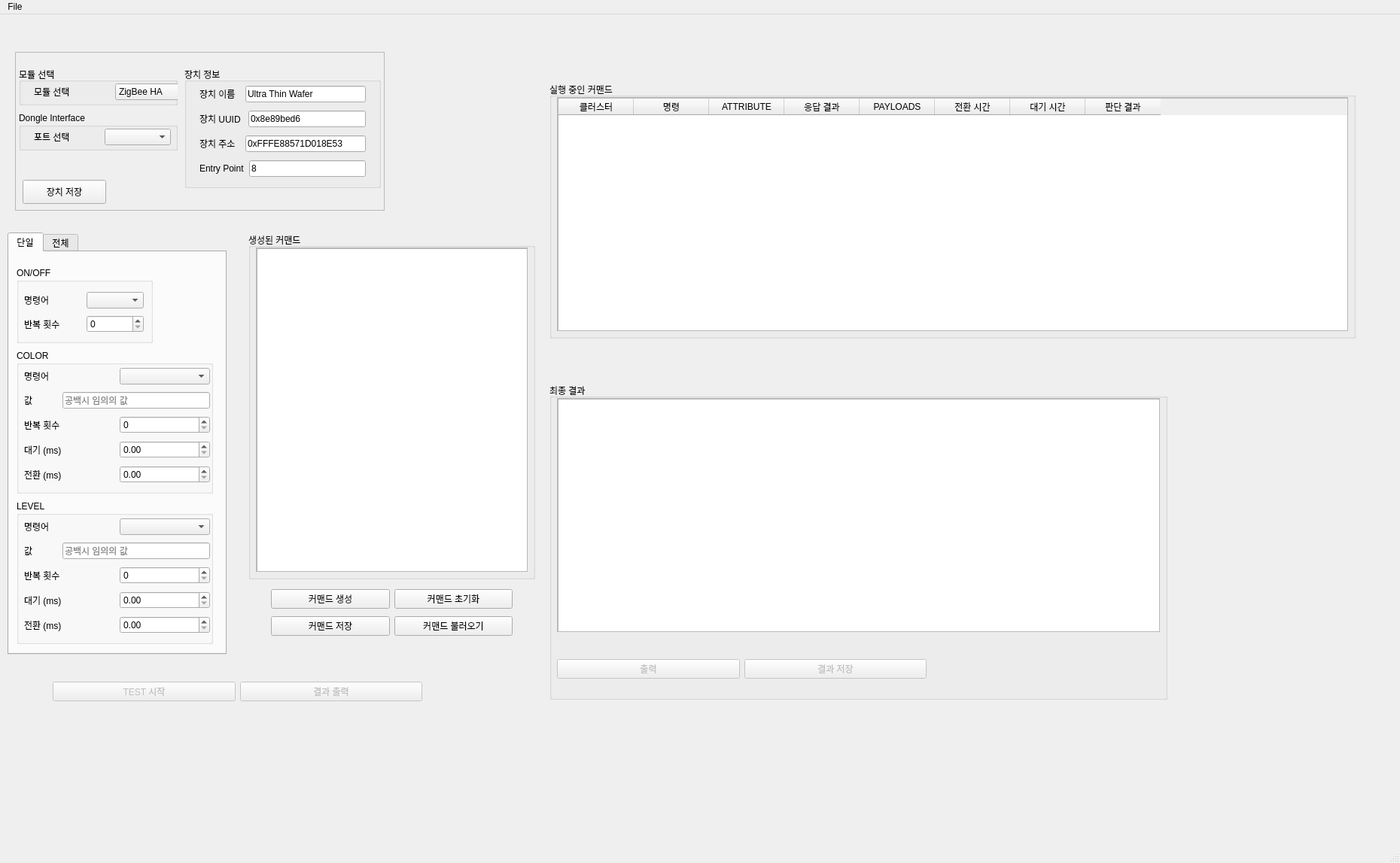
<?xml version="1.0" encoding="UTF-8"?>
<ui version="4.0">
 <class>MainWindow</class>
 <widget class="QMainWindow" name="MainWindow">
  <property name="geometry">
   <rect>
    <x>0</x>
    <y>0</y>
    <width>1860</width>
    <height>1147</height>
   </rect>
  </property>
  <property name="windowTitle">
   <string>MainWindow</string>
  </property>
  <widget class="QWidget" name="centralwidget">
   <widget class="QFrame" name="frame">
    <property name="geometry">
     <rect>
      <x>20</x>
      <y>50</y>
      <width>491</width>
      <height>211</height>
     </rect>
    </property>
    <property name="frameShape">
     <enum>QFrame::StyledPanel</enum>
    </property>
    <property name="frameShadow">
     <enum>QFrame::Raised</enum>
    </property>
    <widget class="QGroupBox" name="group_device">
     <property name="geometry">
      <rect>
       <x>225</x>
       <y>20</y>
       <width>261</width>
       <height>161</height>
      </rect>
     </property>
     <property name="title">
      <string>장치 정보</string>
     </property>
     <widget class="QWidget" name="layoutWidget">
      <property name="geometry">
       <rect>
        <x>20</x>
        <y>20</y>
        <width>221</width>
        <height>131</height>
       </rect>
      </property>
      <layout class="QVBoxLayout" name="verticalLayout">
       <item>
        <layout class="QHBoxLayout" name="horizontalLayout_2">
         <item>
          <widget class="QLabel" name="label_3">
           <property name="text">
            <string>장치 이름  </string>
           </property>
          </widget>
         </item>
         <item>
          <widget class="QLineEdit" name="text_name">
           <property name="text">
            <string>Ultra Thin Wafer</string>
           </property>
          </widget>
         </item>
        </layout>
       </item>
       <item>
        <layout class="QHBoxLayout" name="horizontalLayout_3">
         <item>
          <widget class="QLabel" name="label_4">
           <property name="text">
            <string>장치 UUID </string>
           </property>
          </widget>
         </item>
         <item>
          <widget class="QLineEdit" name="text_uuid">
           <property name="text">
            <string>0x8e89bed6</string>
           </property>
          </widget>
         </item>
        </layout>
       </item>
       <item>
        <layout class="QHBoxLayout" name="horizontalLayout_4">
         <item>
          <widget class="QLabel" name="label_5">
           <property name="text">
            <string>장치 주소  </string>
           </property>
          </widget>
         </item>
         <item>
          <widget class="QLineEdit" name="text_address">
           <property name="text">
            <string>0xFFFE88571D018E53</string>
           </property>
          </widget>
         </item>
        </layout>
       </item>
       <item>
        <layout class="QHBoxLayout" name="horizontalLayout_5">
         <item>
          <widget class="QLabel" name="label_6">
           <property name="text">
            <string>Entry Point</string>
           </property>
          </widget>
         </item>
         <item>
          <widget class="QLineEdit" name="text_entrypoint">
           <property name="text">
            <string>8</string>
           </property>
          </widget>
         </item>
        </layout>
       </item>
      </layout>
     </widget>
    </widget>
    <widget class="QGroupBox" name="group_module">
     <property name="geometry">
      <rect>
       <x>5</x>
       <y>20</y>
       <width>211</width>
       <height>51</height>
      </rect>
     </property>
     <property name="title">
      <string>모듈 선택</string>
     </property>
     <widget class="QWidget" name="layoutWidget">
      <property name="geometry">
       <rect>
        <x>20</x>
        <y>20</y>
        <width>209</width>
        <height>26</height>
       </rect>
      </property>
      <layout class="QHBoxLayout" name="horizontalLayout">
       <item>
        <widget class="QLabel" name="label_2">
         <property name="text">
          <string>모듈 선택</string>
         </property>
        </widget>
       </item>
       <item>
        <widget class="QComboBox" name="combo_module_select">
         <item>
          <property name="text">
           <string>ZigBee HA</string>
          </property>
         </item>
         <item>
          <property name="text">
           <string>ZigBee 3.0</string>
          </property>
         </item>
         <item>
          <property name="text">
           <string>BLE</string>
          </property>
         </item>
         <item>
          <property name="text">
           <string>UART</string>
          </property>
         </item>
        </widget>
       </item>
      </layout>
     </widget>
    </widget>
    <widget class="QPushButton" name="btn_dev_gen">
     <property name="geometry">
      <rect>
       <x>10</x>
       <y>170</y>
       <width>111</width>
       <height>32</height>
      </rect>
     </property>
     <property name="text">
      <string>장치 저장</string>
     </property>
    </widget>
    <widget class="QGroupBox" name="group_module_2">
     <property name="geometry">
      <rect>
       <x>5</x>
       <y>80</y>
       <width>211</width>
       <height>51</height>
      </rect>
     </property>
     <property name="title">
      <string>Dongle Interface</string>
     </property>
     <widget class="QWidget" name="layoutWidget_2">
      <property name="geometry">
       <rect>
        <x>20</x>
        <y>20</y>
        <width>182</width>
        <height>26</height>
       </rect>
      </property>
      <layout class="QHBoxLayout" name="horizontalLayout_14">
       <item>
        <widget class="QLabel" name="label_12">
         <property name="text">
          <string>포트 선택</string>
         </property>
        </widget>
       </item>
       <item>
        <widget class="QComboBox" name="combo_port_select"/>
       </item>
      </layout>
     </widget>
    </widget>
   </widget>
   <widget class="QTabWidget" name="tabWidget">
    <property name="geometry">
     <rect>
      <x>10</x>
      <y>290</y>
      <width>291</width>
      <height>561</height>
     </rect>
    </property>
    <property name="currentIndex">
     <number>0</number>
    </property>
    <widget class="QWidget" name="each">
     <attribute name="title">
      <string>단일</string>
     </attribute>
     <widget class="QGroupBox" name="group_onoff">
      <property name="geometry">
       <rect>
        <x>10</x>
        <y>20</y>
        <width>181</width>
        <height>101</height>
       </rect>
      </property>
      <property name="title">
       <string>ON/OFF</string>
      </property>
      <widget class="QWidget" name="layoutWidget">
       <property name="geometry">
        <rect>
         <x>0</x>
         <y>0</y>
         <width>2</width>
         <height>2</height>
        </rect>
       </property>
       <layout class="QHBoxLayout" name="horizontalLayout_19"/>
      </widget>
      <widget class="QWidget" name="layoutWidget">
       <property name="geometry">
        <rect>
         <x>10</x>
         <y>30</y>
         <width>159</width>
         <height>62</height>
        </rect>
       </property>
       <layout class="QVBoxLayout" name="verticalLayout_2">
        <item>
         <layout class="QHBoxLayout" name="horizontalLayout_23">
          <item>
           <widget class="QLabel" name="label">
            <property name="text">
             <string>명령어</string>
            </property>
           </widget>
          </item>
          <item>
           <widget class="QComboBox" name="onoff_commands"/>
          </item>
         </layout>
        </item>
        <item>
         <layout class="QHBoxLayout" name="horizontalLayout_6">
          <item>
           <widget class="QLabel" name="label_spinbox_onoff">
            <property name="text">
             <string>반복 횟수</string>
            </property>
           </widget>
          </item>
          <item>
           <widget class="QSpinBox" name="count_onoff"/>
          </item>
         </layout>
        </item>
       </layout>
      </widget>
     </widget>
     <widget class="QGroupBox" name="group_color">
      <property name="geometry">
       <rect>
        <x>10</x>
        <y>130</y>
        <width>261</width>
        <height>191</height>
       </rect>
      </property>
      <property name="title">
       <string>COLOR</string>
      </property>
      <widget class="QWidget" name="layoutWidget">
       <property name="geometry">
        <rect>
         <x>10</x>
         <y>20</y>
         <width>247</width>
         <height>164</height>
        </rect>
       </property>
       <layout class="QVBoxLayout" name="verticalLayout_3">
        <item>
         <layout class="QHBoxLayout" name="horizontalLayout_21">
          <item>
           <widget class="QLabel" name="label_17">
            <property name="text">
             <string>명령어</string>
            </property>
           </widget>
          </item>
          <item>
           <widget class="QComboBox" name="color_commands"/>
          </item>
         </layout>
        </item>
        <item>
         <layout class="QHBoxLayout" name="horizontalLayout_7">
          <item>
           <widget class="QLabel" name="label_8">
            <property name="text">
             <string>값          </string>
            </property>
           </widget>
          </item>
          <item>
           <widget class="QLineEdit" name="text_color">
            <property name="placeholderText">
             <string>공백시 임의의 값</string>
            </property>
           </widget>
          </item>
         </layout>
        </item>
        <item>
         <layout class="QHBoxLayout" name="horizontalLayout_8">
          <item>
           <widget class="QLabel" name="label_9">
            <property name="text">
             <string>반복 횟수</string>
            </property>
           </widget>
          </item>
          <item>
           <widget class="QSpinBox" name="count_color"/>
          </item>
         </layout>
        </item>
        <item>
         <layout class="QHBoxLayout" name="horizontalLayout_17">
          <item>
           <widget class="QLabel" name="label_16">
            <property name="text">
             <string>대기 (ms)</string>
            </property>
           </widget>
          </item>
          <item>
           <widget class="QDoubleSpinBox" name="wait_color"/>
          </item>
         </layout>
        </item>
        <item>
         <layout class="QHBoxLayout" name="horizontalLayout_16">
          <item>
           <widget class="QLabel" name="label_15">
            <property name="text">
             <string>전환 (ms)</string>
            </property>
           </widget>
          </item>
          <item>
           <widget class="QDoubleSpinBox" name="transit_color"/>
          </item>
         </layout>
        </item>
       </layout>
      </widget>
     </widget>
     <widget class="QGroupBox" name="group_level">
      <property name="geometry">
       <rect>
        <x>10</x>
        <y>330</y>
        <width>261</width>
        <height>191</height>
       </rect>
      </property>
      <property name="title">
       <string>LEVEL</string>
      </property>
      <widget class="QWidget" name="layoutWidget">
       <property name="geometry">
        <rect>
         <x>10</x>
         <y>20</y>
         <width>247</width>
         <height>164</height>
        </rect>
       </property>
       <layout class="QVBoxLayout" name="verticalLayout_4">
        <item>
         <layout class="QHBoxLayout" name="horizontalLayout_22">
          <item>
           <widget class="QLabel" name="label_18">
            <property name="text">
             <string>명령어</string>
            </property>
           </widget>
          </item>
          <item>
           <widget class="QComboBox" name="level_commands"/>
          </item>
         </layout>
        </item>
        <item>
         <layout class="QHBoxLayout" name="horizontalLayout_9">
          <item>
           <widget class="QLabel" name="label_10">
            <property name="text">
             <string>값          </string>
            </property>
           </widget>
          </item>
          <item>
           <widget class="QLineEdit" name="text_level">
            <property name="placeholderText">
             <string>공백시 임의의 값</string>
            </property>
           </widget>
          </item>
         </layout>
        </item>
        <item>
         <layout class="QHBoxLayout" name="horizontalLayout_10">
          <item>
           <widget class="QLabel" name="label_11">
            <property name="text">
             <string>반복 횟수</string>
            </property>
           </widget>
          </item>
          <item>
           <widget class="QSpinBox" name="count_level"/>
          </item>
         </layout>
        </item>
        <item>
         <layout class="QHBoxLayout" name="horizontalLayout_13">
          <item>
           <widget class="QLabel" name="label_13">
            <property name="text">
             <string>대기 (ms)</string>
            </property>
           </widget>
          </item>
          <item>
           <widget class="QDoubleSpinBox" name="wait_level"/>
          </item>
         </layout>
        </item>
        <item>
         <layout class="QHBoxLayout" name="horizontalLayout_15">
          <item>
           <widget class="QLabel" name="label_14">
            <property name="text">
             <string>전환 (ms)</string>
            </property>
           </widget>
          </item>
          <item>
           <widget class="QDoubleSpinBox" name="transit_level"/>
          </item>
         </layout>
        </item>
       </layout>
      </widget>
     </widget>
    </widget>
    <widget class="QWidget" name="entire">
     <attribute name="title">
      <string>전체</string>
     </attribute>
     <widget class="QGroupBox" name="group_level_3">
      <property name="geometry">
       <rect>
        <x>10</x>
        <y>290</y>
        <width>231</width>
        <height>141</height>
       </rect>
      </property>
      <property name="title">
       <string>LEVEL</string>
      </property>
      <widget class="QWidget" name="layoutWidget_67">
       <property name="geometry">
        <rect>
         <x>10</x>
         <y>20</y>
         <width>211</width>
         <height>27</height>
        </rect>
       </property>
       <layout class="QHBoxLayout" name="horizontalLayout_70">
        <item>
         <widget class="QLabel" name="label_61">
          <property name="text">
           <string>값          </string>
          </property>
         </widget>
        </item>
        <item>
         <widget class="QLineEdit" name="text_level_7">
          <property name="placeholderText">
           <string>공백시 임의의 값</string>
          </property>
         </widget>
        </item>
       </layout>
      </widget>
      <widget class="QWidget" name="layoutWidget_68">
       <property name="geometry">
        <rect>
         <x>10</x>
         <y>50</y>
         <width>210</width>
         <height>27</height>
        </rect>
       </property>
       <layout class="QHBoxLayout" name="horizontalLayout_71">
        <item>
         <widget class="QLabel" name="label_62">
          <property name="text">
           <string>반복 횟수</string>
          </property>
         </widget>
        </item>
        <item>
         <widget class="QSpinBox" name="spin_level_7"/>
        </item>
       </layout>
      </widget>
      <widget class="QWidget" name="layoutWidget_69">
       <property name="geometry">
        <rect>
         <x>10</x>
         <y>80</y>
         <width>210</width>
         <height>27</height>
        </rect>
       </property>
       <layout class="QHBoxLayout" name="horizontalLayout_72">
        <item>
         <widget class="QLabel" name="label_63">
          <property name="text">
           <string>대기 (ms)</string>
          </property>
         </widget>
        </item>
        <item>
         <widget class="QDoubleSpinBox" name="doubleSpinBox_27"/>
        </item>
       </layout>
      </widget>
      <widget class="QWidget" name="layoutWidget_70">
       <property name="geometry">
        <rect>
         <x>10</x>
         <y>110</y>
         <width>210</width>
         <height>27</height>
        </rect>
       </property>
       <layout class="QHBoxLayout" name="horizontalLayout_73">
        <item>
         <widget class="QLabel" name="label_64">
          <property name="text">
           <string>전환 (ms)</string>
          </property>
         </widget>
        </item>
        <item>
         <widget class="QDoubleSpinBox" name="doubleSpinBox_28"/>
        </item>
       </layout>
      </widget>
     </widget>
     <widget class="QGroupBox" name="group_color_3">
      <property name="geometry">
       <rect>
        <x>10</x>
        <y>140</y>
        <width>231</width>
        <height>141</height>
       </rect>
      </property>
      <property name="title">
       <string>COLOR</string>
      </property>
      <widget class="QWidget" name="layoutWidget_63">
       <property name="geometry">
        <rect>
         <x>10</x>
         <y>20</y>
         <width>211</width>
         <height>27</height>
        </rect>
       </property>
       <layout class="QHBoxLayout" name="horizontalLayout_66">
        <item>
         <widget class="QLabel" name="label_57">
          <property name="text">
           <string>값          </string>
          </property>
         </widget>
        </item>
        <item>
         <widget class="QLineEdit" name="text_color_7">
          <property name="placeholderText">
           <string>공백시 임의의 값</string>
          </property>
         </widget>
        </item>
       </layout>
      </widget>
      <widget class="QWidget" name="layoutWidget_64">
       <property name="geometry">
        <rect>
         <x>10</x>
         <y>50</y>
         <width>210</width>
         <height>27</height>
        </rect>
       </property>
       <layout class="QHBoxLayout" name="horizontalLayout_67">
        <item>
         <widget class="QLabel" name="label_58">
          <property name="text">
           <string>반복 횟수</string>
          </property>
         </widget>
        </item>
        <item>
         <widget class="QSpinBox" name="spin_color_7"/>
        </item>
       </layout>
      </widget>
      <widget class="QWidget" name="layoutWidget_65">
       <property name="geometry">
        <rect>
         <x>10</x>
         <y>80</y>
         <width>210</width>
         <height>27</height>
        </rect>
       </property>
       <layout class="QHBoxLayout" name="horizontalLayout_68">
        <item>
         <widget class="QLabel" name="label_59">
          <property name="text">
           <string>대기 (ms)</string>
          </property>
         </widget>
        </item>
        <item>
         <widget class="QDoubleSpinBox" name="doubleSpinBox_25"/>
        </item>
       </layout>
      </widget>
      <widget class="QWidget" name="layoutWidget_66">
       <property name="geometry">
        <rect>
         <x>10</x>
         <y>110</y>
         <width>210</width>
         <height>27</height>
        </rect>
       </property>
       <layout class="QHBoxLayout" name="horizontalLayout_69">
        <item>
         <widget class="QLabel" name="label_60">
          <property name="text">
           <string>전환 (ms)</string>
          </property>
         </widget>
        </item>
        <item>
         <widget class="QDoubleSpinBox" name="doubleSpinBox_26"/>
        </item>
       </layout>
      </widget>
     </widget>
     <widget class="QGroupBox" name="group_onoff_3">
      <property name="geometry">
       <rect>
        <x>10</x>
        <y>20</y>
        <width>231</width>
        <height>111</height>
       </rect>
      </property>
      <property name="title">
       <string>ON/OFF</string>
      </property>
      <widget class="QWidget" name="layoutWidget_61">
       <property name="geometry">
        <rect>
         <x>10</x>
         <y>30</y>
         <width>103</width>
         <height>82</height>
        </rect>
       </property>
       <layout class="QVBoxLayout" name="verticalLayout_8">
        <item>
         <widget class="QCheckBox" name="chkbox_on_7">
          <property name="text">
           <string>ON</string>
          </property>
         </widget>
        </item>
        <item>
         <widget class="QCheckBox" name="chkbox_off_7">
          <property name="text">
           <string>OFF</string>
          </property>
         </widget>
        </item>
        <item>
         <widget class="QCheckBox" name="chkbox_toggle_7">
          <property name="enabled">
           <bool>false</bool>
          </property>
          <property name="text">
           <string>TOGGLE</string>
          </property>
         </widget>
        </item>
       </layout>
      </widget>
      <widget class="QWidget" name="layoutWidget_62">
       <property name="geometry">
        <rect>
         <x>100</x>
         <y>30</y>
         <width>138</width>
         <height>27</height>
        </rect>
       </property>
       <layout class="QHBoxLayout" name="horizontalLayout_65">
        <item>
         <widget class="QLabel" name="label_spin_onoff_7">
          <property name="text">
           <string>반복 횟수</string>
          </property>
         </widget>
        </item>
        <item>
         <widget class="QSpinBox" name="spin_onoff_7"/>
        </item>
       </layout>
      </widget>
     </widget>
     <widget class="QGroupBox" name="group_level_4">
      <property name="geometry">
       <rect>
        <x>10</x>
        <y>440</y>
        <width>231</width>
        <height>61</height>
       </rect>
      </property>
      <property name="title">
       <string>전체 반복 횟수</string>
      </property>
      <widget class="QWidget" name="layoutWidget_72">
       <property name="geometry">
        <rect>
         <x>10</x>
         <y>20</y>
         <width>210</width>
         <height>27</height>
        </rect>
       </property>
       <layout class="QHBoxLayout" name="horizontalLayout_75">
        <item>
         <widget class="QLabel" name="label_66">
          <property name="text">
           <string>전체 반복</string>
          </property>
         </widget>
        </item>
        <item>
         <widget class="QSpinBox" name="entire_iter"/>
        </item>
       </layout>
      </widget>
     </widget>
    </widget>
   </widget>
   <widget class="QGroupBox" name="group_executing">
    <property name="geometry">
     <rect>
      <x>730</x>
      <y>90</y>
      <width>1071</width>
      <height>341</height>
     </rect>
    </property>
    <property name="title">
     <string>실행 중인 커맨드</string>
    </property>
    <widget class="QScrollArea" name="scrollArea_2">
     <property name="geometry">
      <rect>
       <x>10</x>
       <y>20</y>
       <width>1051</width>
       <height>311</height>
      </rect>
     </property>
     <property name="widgetResizable">
      <bool>true</bool>
     </property>
     <widget class="QWidget" name="scrollAreaWidgetContents_3">
      <property name="geometry">
       <rect>
        <x>0</x>
        <y>0</y>
        <width>1049</width>
        <height>309</height>
       </rect>
      </property>
      <widget class="QTableWidget" name="table_current_result">
       <property name="geometry">
        <rect>
         <x>0</x>
         <y>0</y>
         <width>1051</width>
         <height>311</height>
        </rect>
       </property>
       <column>
        <property name="text">
         <string>클러스터</string>
        </property>
       </column>
       <column>
        <property name="text">
         <string>명령</string>
        </property>
       </column>
       <column>
        <property name="text">
         <string>ATTRIBUTE</string>
        </property>
       </column>
       <column>
        <property name="text">
         <string>응답 결과</string>
        </property>
       </column>
       <column>
        <property name="text">
         <string>PAYLOADS</string>
        </property>
       </column>
       <column>
        <property name="text">
         <string>전환 시간</string>
        </property>
       </column>
       <column>
        <property name="text">
         <string>대기 시간</string>
        </property>
       </column>
       <column>
        <property name="text">
         <string>판단 결과</string>
        </property>
       </column>
      </widget>
     </widget>
    </widget>
   </widget>
   <widget class="QGroupBox" name="group_result">
    <property name="geometry">
     <rect>
      <x>730</x>
      <y>490</y>
      <width>821</width>
      <height>421</height>
     </rect>
    </property>
    <property name="title">
     <string>최종 결과</string>
    </property>
    <widget class="QScrollArea" name="scrollArea_3">
     <property name="geometry">
      <rect>
       <x>10</x>
       <y>20</y>
       <width>801</width>
       <height>311</height>
      </rect>
     </property>
     <property name="widgetResizable">
      <bool>true</bool>
     </property>
     <widget class="QWidget" name="scrollAreaWidgetContents_4">
      <property name="geometry">
       <rect>
        <x>0</x>
        <y>0</y>
        <width>799</width>
        <height>309</height>
       </rect>
      </property>
      <widget class="QListWidget" name="list_result">
       <property name="geometry">
        <rect>
         <x>0</x>
         <y>0</y>
         <width>801</width>
         <height>311</height>
        </rect>
       </property>
      </widget>
     </widget>
    </widget>
    <widget class="QWidget" name="layoutWidget_3">
     <property name="geometry">
      <rect>
       <x>10</x>
       <y>350</y>
       <width>491</width>
       <height>61</height>
      </rect>
     </property>
     <layout class="QHBoxLayout" name="horizontalLayout_18">
      <item>
       <widget class="QPushButton" name="btn_test_start_2">
        <property name="enabled">
         <bool>false</bool>
        </property>
        <property name="text">
         <string>출력</string>
        </property>
       </widget>
      </item>
      <item>
       <widget class="QPushButton" name="btn_result_print_2">
        <property name="enabled">
         <bool>false</bool>
        </property>
        <property name="text">
         <string>결과 저장</string>
        </property>
       </widget>
      </item>
     </layout>
    </widget>
   </widget>
   <widget class="QWidget" name="layoutWidget">
    <property name="geometry">
     <rect>
      <x>70</x>
      <y>870</y>
      <width>491</width>
      <height>61</height>
     </rect>
    </property>
    <layout class="QHBoxLayout" name="horizontalLayout_12">
     <item>
      <widget class="QPushButton" name="btn_test_start">
       <property name="enabled">
        <bool>false</bool>
       </property>
       <property name="text">
        <string>TEST 시작</string>
       </property>
      </widget>
     </item>
     <item>
      <widget class="QPushButton" name="btn_result_print">
       <property name="enabled">
        <bool>false</bool>
       </property>
       <property name="text">
        <string>결과 출력</string>
       </property>
      </widget>
     </item>
    </layout>
   </widget>
   <widget class="QGroupBox" name="group_cmds">
    <property name="geometry">
     <rect>
      <x>330</x>
      <y>290</y>
      <width>381</width>
      <height>461</height>
     </rect>
    </property>
    <property name="title">
     <string>생성된 커맨드</string>
    </property>
    <widget class="QScrollArea" name="scroll_cmds">
     <property name="geometry">
      <rect>
       <x>10</x>
       <y>20</y>
       <width>361</width>
       <height>431</height>
      </rect>
     </property>
     <property name="widgetResizable">
      <bool>true</bool>
     </property>
     <widget class="QWidget" name="scrollAreaWidgetContents_2">
      <property name="geometry">
       <rect>
        <x>0</x>
        <y>0</y>
        <width>359</width>
        <height>429</height>
       </rect>
      </property>
      <widget class="QListWidget" name="list_gen_cmd">
       <property name="geometry">
        <rect>
         <x>0</x>
         <y>0</y>
         <width>361</width>
         <height>431</height>
        </rect>
       </property>
       <property name="dragEnabled">
        <bool>true</bool>
       </property>
       <property name="dragDropOverwriteMode">
        <bool>false</bool>
       </property>
       <property name="dragDropMode">
        <enum>QAbstractItemView::DragDrop</enum>
       </property>
       <property name="defaultDropAction">
        <enum>Qt::MoveAction</enum>
       </property>
       <property name="alternatingRowColors">
        <bool>true</bool>
       </property>
       <property name="movement">
        <enum>QListView::Free</enum>
       </property>
      </widget>
     </widget>
    </widget>
   </widget>
   <widget class="QWidget" name="layoutWidget">
    <property name="geometry">
     <rect>
      <x>360</x>
      <y>760</y>
      <width>321</width>
      <height>71</height>
     </rect>
    </property>
    <layout class="QVBoxLayout" name="verticalLayout_9">
     <item>
      <layout class="QHBoxLayout" name="horizontalLayout_11">
       <item>
        <widget class="QPushButton" name="btn_cmd_gen">
         <property name="text">
          <string>커맨드 생성</string>
         </property>
        </widget>
       </item>
       <item>
        <widget class="QPushButton" name="btn_cmd_reset">
         <property name="text">
          <string>커맨드 초기화</string>
         </property>
        </widget>
       </item>
      </layout>
     </item>
     <item>
      <layout class="QHBoxLayout" name="horizontalLayout_74">
       <item>
        <widget class="QPushButton" name="btn_cmd_save">
         <property name="text">
          <string>커맨드 저장</string>
         </property>
        </widget>
       </item>
       <item>
        <widget class="QPushButton" name="btn_cmd_load">
         <property name="text">
          <string>커맨드 불러오기</string>
         </property>
        </widget>
       </item>
      </layout>
     </item>
    </layout>
   </widget>
  </widget>
  <widget class="QStatusBar" name="statusbar"/>
  <widget class="QMenuBar" name="menuBar">
   <property name="geometry">
    <rect>
     <x>0</x>
     <y>0</y>
     <width>1860</width>
     <height>26</height>
    </rect>
   </property>
   <widget class="QMenu" name="menuFile">
    <property name="title">
     <string>File</string>
    </property>
    <widget class="QMenu" name="menuImport">
     <property name="title">
      <string>Import </string>
     </property>
     <addaction name="separator"/>
     <addaction name="action_import_command"/>
     <addaction name="action_import_device"/>
    </widget>
    <widget class="QMenu" name="menuExport">
     <property name="title">
      <string>Export</string>
     </property>
     <addaction name="actioncommands_json"/>
     <addaction name="actiondevice_json"/>
    </widget>
    <addaction name="menuImport"/>
    <addaction name="menuExport"/>
   </widget>
   <addaction name="menuFile"/>
  </widget>
  <action name="action_import_command">
   <property name="text">
    <string>command(*.json)</string>
   </property>
  </action>
  <action name="action_import_device">
   <property name="text">
    <string>device(*.json)</string>
   </property>
  </action>
  <action name="actioncommands_json">
   <property name="text">
    <string>commands(*.json)</string>
   </property>
  </action>
  <action name="actiondevice_json">
   <property name="text">
    <string>device(*.json)</string>
   </property>
  </action>
 </widget>
 <resources/>
 <connections/>
</ui>
